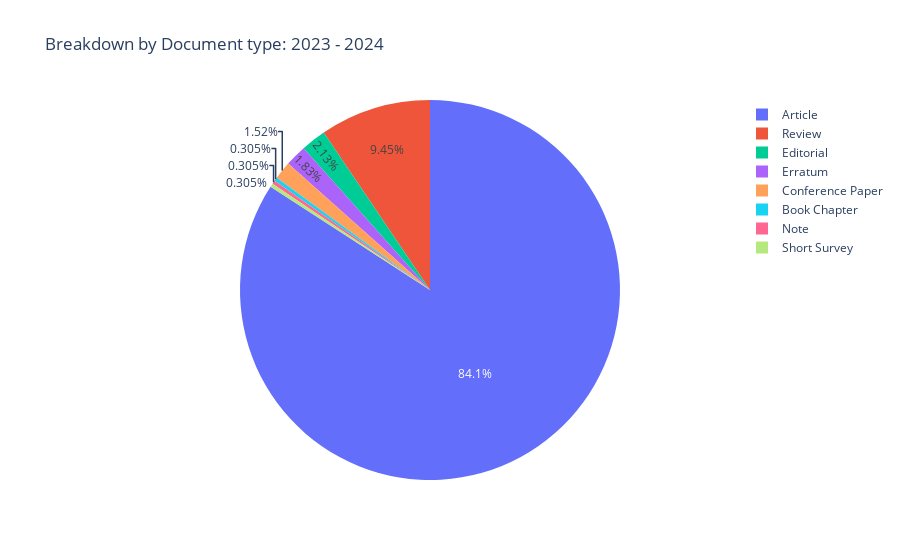

Notebook code for this chart:
### Code cell
fig = document_type_range(startyear=2023,endyear=2024,df=df)
fig.show()

### Figure 1 — Plotly figure (JSON) as saved in the notebook; plotly's stock layout.template omitted (floating-point values rounded to 4 significant figures)
{"data": [{"domain": {"x": [0, 1], "y": [0, 1]}, "hovertemplate": "Document Type=%{label}<br>count=%{value}<extra></extra>", "labels": ["Article", "Book Chapter", "Conference Paper", "Editorial", "Erratum", "Note", "Review", "Short Survey"], "legendgroup": "", "name": "", "showlegend": true, "type": "pie", "values": [276, 1, 5, 7, 6, 1, 31, 1]}], "layout": {"legend": {"tracegroupgap": 0}, "title": {"text": "Breakdown by Document type: 2023 - 2024"}}}
